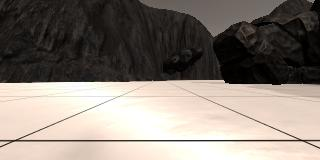
#> input picture calibration_images/example_grid1.jpg, 320 x 160 px
$ jupyter execute --allow-errors 'Rover Project Test Notebook.ipynb'   (shell and % lines are left out)   (older library calls are emulated)
#> lines starting #> are read from the running program, lines starting #| are printed output that depends on the picture
## Rover Project

* Run the simulator in "Training Mode" and record some data.
* Change the data directory path (2 cells below) to be the directory where you saved data
* Test out the functions provided on your data
* Write new functions (or modify existing ones) to report and map out detections of obstacles and rock samples (yellow rocks)
* Populate the `process_image()` function with the appropriate steps/functions to go from a raw image to a worldmap.
* Run the cell that calls `process_image()` using `moviepy` functions to create video output
* Satisfied with your map?  Move on to modifying `perception.py` and `decision.py` to allow your rover to navigate and map in autonomous mode!

[cell 1]
#%matplotlib qt # Choose %matplotlib qt to plot to an interactive window
# Relevant imports
from IPython.display import HTML # For video showing in notebook
import cv2 # OpenCV for perspective transform
import numpy as np
import os
import matplotlib.image as mpimg
import matplotlib.pyplot as plt
import scipy.misc # For saving images as needed
import glob  # For reading in a list of images from a folder
from moviepy.editor import VideoFileClip # needed to edit/save/watch video clips
from moviepy.editor import ImageSequenceClip # needed to edit/save/watch video clips
import pandas as pd # For reading in csv file as a dataframe
# Path to data directory
#> (the rest of this cell did not finish here and is left out)

## Quick Look at the Data
Reading in and displaying a random image from the `test_dataset` folder

[cell 2]
path = '../test_dataset/IMG/*'
img_list = glob.glob(path)
# Grab a random image and display it
#> (the rest of this cell did not finish here and is left out)

## Calibration data

[cell 3]
# Getting example images used under calibration of the functions under
grid_img = mpimg.imread('../calibration_images/example_grid1.jpg')
#> grid_img is the input picture: shape (160, 320, 3); mean R, G, B 135.1, 126.3, 118.3
rock_img = mpimg.imread('../calibration_images/example_rock1.jpg')
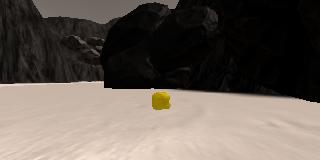
#> input picture calibration_images/example_rock1.jpg, 320 x 160 px
#> rock_img is the input picture: shape (160, 320, 3); mean R, G, B 102.3, 93, 85.2
rock2_img = mpimg.imread('../calibration_images/example_rock2.jpg')
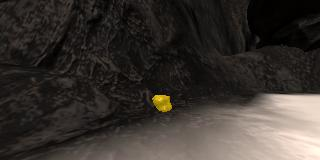
#> input picture calibration_images/example_rock2.jpg, 320 x 160 px
#> rock2_img is the input picture: shape (160, 320, 3); mean R, G, B 57.6, 52, 47.3

# Plotting images
plt.imshow(grid_img)
#> (this line was passed over: IPython is not available in this run)
plt.show()
plt.imshow(rock_img)
#> (this line was passed over: IPython is not available in this run)
plt.show()
plt.imshow(rock2_img)
#> (this line was passed over: IPython is not available in this run)
plt.show()
